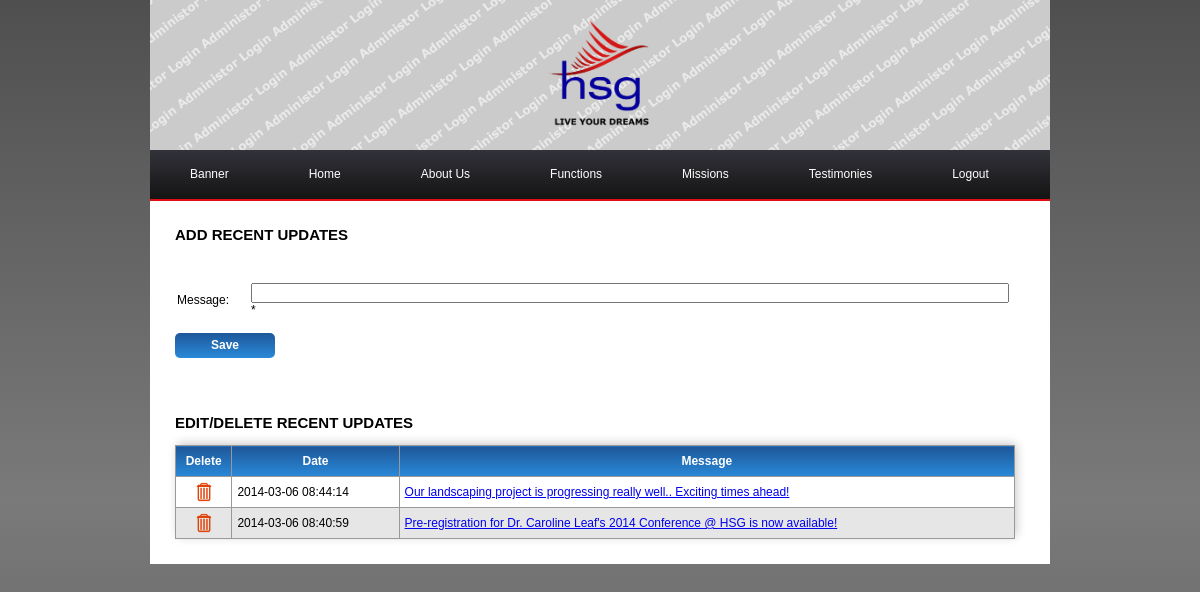
/administrator/recentupdates.php (signed in), run on the app's committed database.
### tables this page shows
CREATE TABLE IF NOT EXISTS `newsupdate` (
  `id` int(11) NOT NULL AUTO_INCREMENT,
  `date` timestamp NOT NULL DEFAULT CURRENT_TIMESTAMP ON UPDATE CURRENT_TIMESTAMP,
  `message` varchar(500) NOT NULL,
  `status` int(11) NOT NULL,
  PRIMARY KEY (`id`)
);

### administrator/library/recentupdatesclass.php (the view, shortened to what this page needs)
<?php
if(!isset($_SESSION['username'])){
	header ('Location:index.php');
}else{
class recentupdatesclass{
public function recentupdatesform($changetype, $changeid){
$message ="";
echo'
<texttitle>'.strtoupper($changetype).' RECENT UPDATES</texttitle>
<div id="errormsg" style="color:#FF0000">
</div>
<br/><br/>
<form action="library/recentupdatesadd.php" method="post" onkeypress="return event.keyCode != 13;">
<table border="0px" style="width:800px;margin-left:-10px" cellpadding="10px">
<tr>
<td width="100px">Message:</td>
<td width="700px"><input type="text" size="105" maxlength="95" name="message" id="message" value="'.$message.'"/>*</td>
</tr>
</table>
<input type="hidden" name="actiontype" value="'.$changetype.'">
<input type="hidden" name="id" value="'.$changeid.'">
<input type="submit" id="submitdata" style="visibility:hidden;">
</form>
<br/>
<div style="width:110px;margin-top:-30px;">
<a href="#" style="text-decoration:none;" onclick="verifyandsaverecentupdates()" ><div class="adminbutton">Save</div></a>
</div>
';
}
public function recentupdateslistitem(){
require('opendb.php');
$querystr = "select * from newsupdate order by status desc, date desc";
$result = $dbconn->query($querystr);
echo '<div><br/><br/><br/><br/>
<texttitle>EDIT/DELETE RECENT UPDATES</texttitle>
<br/><br/>
	<table class="tabulatedata">
   <tr>
    <th width="45" scope="col">Delete</th>
    <th width="155" scope="col">Date</th>
    <th width="600" scope="col">Message</th>
  </tr>';
$n=0;
while (($row = $result->fetch_assoc())&& $n<100){
echo '<tr ';
if($row["status"]== 0)
	echo 'style="background:#E6E6E6;"';
echo '>
	<td style="text-align:center;"><a href="#" onclick="deletedata(\'database\',\'newsupdate\',\''.$row["id"].'\')"><img src="images/remove.png" width="20px"/></a></td>
    <td>'.$row["date"].'</td>
    <td><a href="recentupdatesedit.php?id='.$row["id"].'">'.$row["message"].'</td>
	</tr>';
$n+=1;
}
echo '</table></div>';
}
}
}
?>

### administrator/css/adminlayout.css (style rules this page uses)
.tabulatedata { border-collapse:collapse; width:840px; border-radius: 5px 5px 5px 5px; cell-spacing:0; box-shadow: 2px -2px 10px 0px #CCC; -webkit-box-shadow: 2px -2px 10px 0px #CCC; -moz-box-shadow: 2px -2px 10px 0px #CCC; }
.tabulatedata tr td { border-width:1px; border-style:solid; border-color:#999; padding:5px; }
.tabulatedata tr th { border-width:1px; border-style:solid; border-color:#999; height:20px; color:#FFF; background: rgb(30,87,153); background: -moz-linear-gradient(top, rgba(30,87,153,1) 0%, rgba(41,137,216,1) 100%); background: -webkit-gradient(linear, left top, left bottom, color-stop(0%,rgba(30,87,153,1)), color-stop(100%,rgba(41,137,216,1))); background: -webkit-linear-gradient(top, rgba(30,87,153,1) 0%,rgba(41,137,216,1) 100%); background: -o-linear-gradient(top, rgba(30,87,153,1) 0%,rgba(41,137,216,1) 100%); background: -ms-linear-gradient(top, rgba(30,87,153,1) 0%,rgba(41,137,216,1) 100%); background: linear-gradient(to bottom, rgba(30,87,153,1) 0%,rgba(41,137,216,1) 100%); filter: progid:DXImageTransform.Microsoft.gradient( startColorstr='#1e5799', endColorstr='#2989d8',GradientType=0 ); padding:5px; }
input, select { font-size:12px; font-family:Verdana, Geneva, sans-serif; }
texttitle { font-weight:bold; font-size:15px; }
.adminbutton { width:100px; height:20px; border-radius: 5px 5px 5px 5px; padding-top:5px; text-align:center; color:#FFF; font-weight:bold; background: rgb(30,87,153); background: -moz-linear-gradient(top, rgba(30,87,153,1) 0%, rgba(41,137,216,1) 100%); background: -webkit-gradient(linear, left top, left bottom, color-stop(0%,rgba(30,87,153,1)), color-stop(100%,rgba(41,137,216,1))); background: -webkit-linear-gradient(top, rgba(30,87,153,1) 0%,rgba(41,137,216,1) 100%); background: -o-linear-gradient(top, rgba(30,87,153,1) 0%,rgba(41,137,216,1) 100%); background: -ms-linear-gradient(top, rgba(30,87,153,1) 0%,rgba(41,137,216,1) 100%); background: linear-gradient(to bottom, rgba(30,87,153,1) 0%,rgba(41,137,216,1) 100%); filter: progid:DXImageTransform.Microsoft.gradient( startColorstr='#1e5799', endColorstr='#2989d8',GradientType=0 ); }

### data on the page
newsupdate: date "2014-03-06 08:44:14", message "Our landscaping project is progressing really well.. Exciting times ahead!"
newsupdate: date "2014-03-06 08:40:59", message "Pre-registration for Dr. Caroline Leaf's 2014 Conference @ HSG is now available!"

### other printed values
$changetype "ADD"
